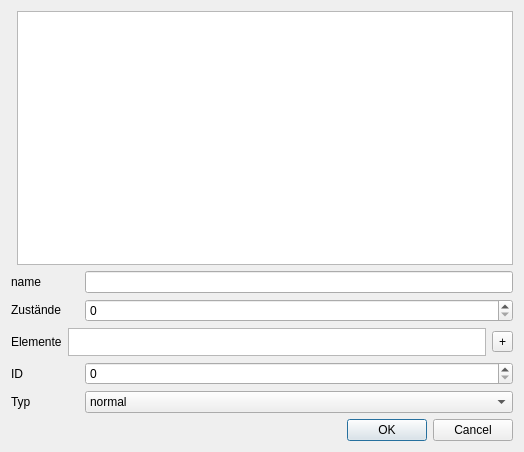
<?xml version="1.0" encoding="UTF-8"?>
<ui version="4.0">
 <class>createxpresion</class>
 <widget class="QDialog" name="createxpresion">
  <property name="geometry">
   <rect>
    <x>0</x>
    <y>0</y>
    <width>524</width>
    <height>452</height>
   </rect>
  </property>
  <property name="windowTitle">
   <string>Dialog</string>
  </property>
  <layout class="QGridLayout" name="gridLayout">
   <item row="1" column="0">
    <layout class="QVBoxLayout" name="verticalLayout">
     <item>
      <layout class="QHBoxLayout" name="horizontalLayout_7">
       <item>
        <widget class="QLabel" name="label_5">
         <property name="minimumSize">
          <size>
           <width>68</width>
           <height>0</height>
          </size>
         </property>
         <property name="maximumSize">
          <size>
           <width>101</width>
           <height>16777215</height>
          </size>
         </property>
         <property name="text">
          <string>name</string>
         </property>
        </widget>
       </item>
       <item>
        <widget class="QLineEdit" name="lineEdit"/>
       </item>
      </layout>
     </item>
     <item>
      <layout class="QHBoxLayout" name="horizontalLayout_2">
       <item>
        <widget class="QLabel" name="label">
         <property name="maximumSize">
          <size>
           <width>68</width>
           <height>16777215</height>
          </size>
         </property>
         <property name="text">
          <string>&lt;html&gt;&lt;head/&gt;&lt;body&gt;&lt;p&gt;Zustände&lt;/p&gt;&lt;/body&gt;&lt;/html&gt;</string>
         </property>
        </widget>
       </item>
       <item>
        <widget class="QSpinBox" name="spinBox"/>
       </item>
      </layout>
     </item>
     <item>
      <layout class="QHBoxLayout" name="horizontalLayout">
       <item>
        <widget class="QLabel" name="label_2">
         <property name="text">
          <string>Elemente</string>
         </property>
        </widget>
       </item>
       <item>
        <widget class="QPlainTextEdit" name="plainTextEdit">
         <property name="maximumSize">
          <size>
           <width>16777215</width>
           <height>28</height>
          </size>
         </property>
        </widget>
       </item>
       <item>
        <widget class="QToolButton" name="toolButton_2">
         <property name="text">
          <string>+</string>
         </property>
        </widget>
       </item>
      </layout>
     </item>
     <item>
      <layout class="QHBoxLayout" name="horizontalLayout_5">
       <item>
        <widget class="QLabel" name="label_4">
         <property name="maximumSize">
          <size>
           <width>68</width>
           <height>16777215</height>
          </size>
         </property>
         <property name="text">
          <string>ID</string>
         </property>
        </widget>
       </item>
       <item>
        <widget class="QSpinBox" name="spinBox_2"/>
       </item>
      </layout>
     </item>
     <item>
      <layout class="QHBoxLayout" name="horizontalLayout_4">
       <item>
        <widget class="QLabel" name="label_3">
         <property name="maximumSize">
          <size>
           <width>68</width>
           <height>16777215</height>
          </size>
         </property>
         <property name="text">
          <string>Typ</string>
         </property>
        </widget>
       </item>
       <item>
        <widget class="QComboBox" name="comboBox">
         <item>
          <property name="text">
           <string>normal</string>
          </property>
         </item>
         <item>
          <property name="text">
           <string>for, if, while...</string>
          </property>
         </item>
         <item>
          <property name="text">
           <string>erklerung einer variabl</string>
          </property>
         </item>
         <item>
          <property name="text">
           <string>class, struct....</string>
          </property>
         </item>
         <item>
          <property name="text">
           <string>deklaration von struct object</string>
          </property>
         </item>
         <item>
          <property name="text">
           <string>object, structur</string>
          </property>
         </item>
        </widget>
       </item>
      </layout>
     </item>
    </layout>
   </item>
   <item row="0" column="0">
    <layout class="QHBoxLayout" name="horizontalLayout_6">
     <item>
      <widget class="QWidget" name="widget" native="true"/>
     </item>
     <item>
      <widget class="QTableWidget" name="tableWidget">
       <property name="sizePolicy">
        <sizepolicy hsizetype="Expanding" vsizetype="Expanding">
         <horstretch>0</horstretch>
         <verstretch>0</verstretch>
        </sizepolicy>
       </property>
      </widget>
     </item>
    </layout>
   </item>
   <item row="2" column="0">
    <widget class="QDialogButtonBox" name="buttonBox">
     <property name="orientation">
      <enum>Qt::Horizontal</enum>
     </property>
     <property name="standardButtons">
      <set>QDialogButtonBox::Cancel|QDialogButtonBox::Ok</set>
     </property>
    </widget>
   </item>
  </layout>
  <widget class="QWidget" name="">
   <layout class="QHBoxLayout" name="horizontalLayout_3"/>
  </widget>
 </widget>
 <resources/>
 <connections>
  <connection>
   <sender>buttonBox</sender>
   <signal>accepted()</signal>
   <receiver>createxpresion</receiver>
   <slot>accept()</slot>
   <hints>
    <hint type="sourcelabel">
     <x>227</x>
     <y>293</y>
    </hint>
    <hint type="destinationlabel">
     <x>157</x>
     <y>274</y>
    </hint>
   </hints>
  </connection>
  <connection>
   <sender>buttonBox</sender>
   <signal>rejected()</signal>
   <receiver>createxpresion</receiver>
   <slot>reject()</slot>
   <hints>
    <hint type="sourcelabel">
     <x>295</x>
     <y>299</y>
    </hint>
    <hint type="destinationlabel">
     <x>286</x>
     <y>274</y>
    </hint>
   </hints>
  </connection>
  <connection>
   <sender>spinBox</sender>
   <signal>valueChanged(int)</signal>
   <receiver>createxpresion</receiver>
   <slot>nStates(int)</slot>
   <hints>
    <hint type="sourcelabel">
     <x>369</x>
     <y>222</y>
    </hint>
    <hint type="destinationlabel">
     <x>402</x>
     <y>206</y>
    </hint>
   </hints>
  </connection>
  <connection>
   <sender>toolButton_2</sender>
   <signal>clicked()</signal>
   <receiver>createxpresion</receiver>
   <slot>nElements()</slot>
   <hints>
    <hint type="sourcelabel">
     <x>386</x>
     <y>258</y>
    </hint>
    <hint type="destinationlabel">
     <x>403</x>
     <y>251</y>
    </hint>
   </hints>
  </connection>
 </connections>
 <slots>
  <slot>nStates(int)</slot>
  <slot>nElements()</slot>
 </slots>
</ui>
